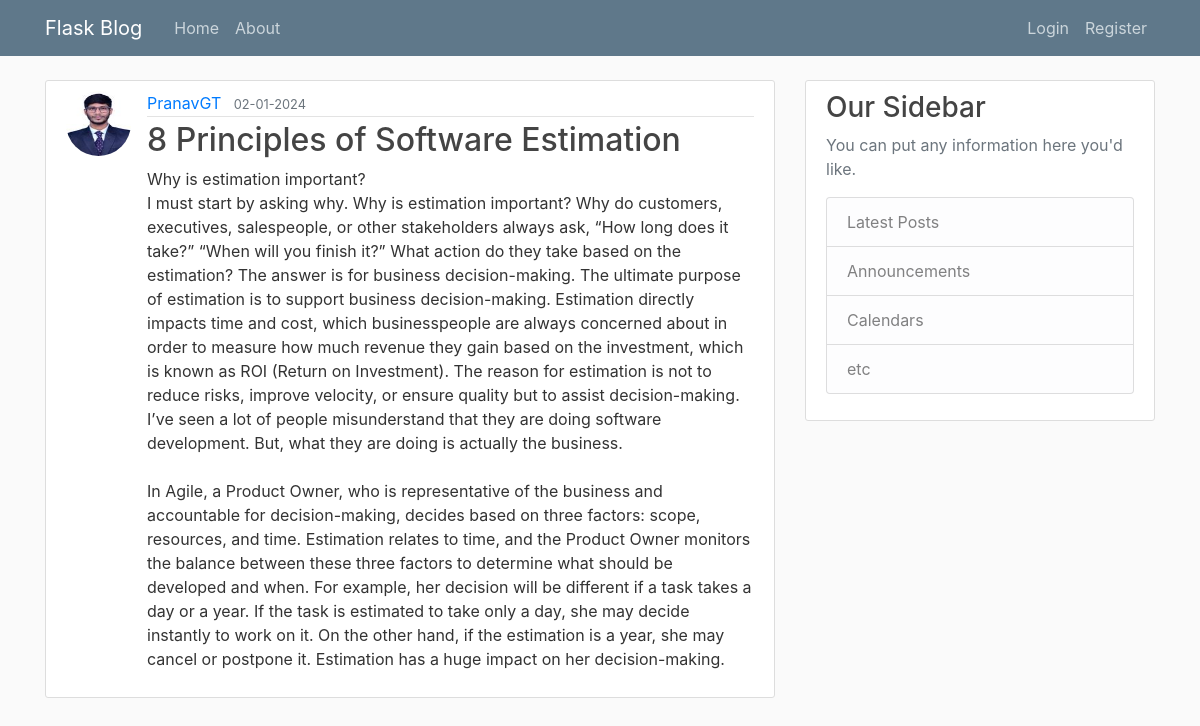
Page /post/10 on the earlier database version.
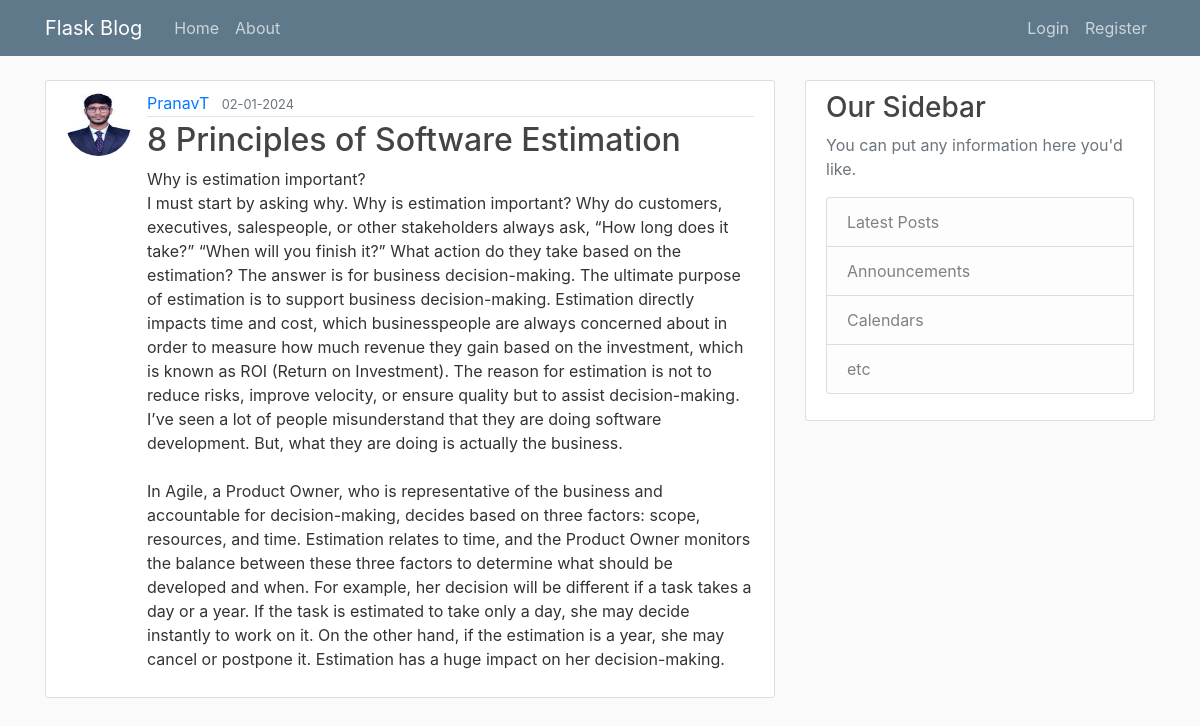
Same page on the later database version.
### flaskblog/models.py (models this page shows, shortened)
class User(db.Model, UserMixin):
    id = db.Column(db.Integer, primary_key = True)
    username = db.Column(db.String(20), unique = True, nullable = False )
    email = db.Column(db.String(120), unique = True, nullable = False )
    image_file = db.Column(db.String(20), nullable=False, default='default.jpg')
    password = db.Column(db.String(60), nullable=False)
    posts = db.relationship('Post', backref='author', lazy=True)

### flaskblog/posts/routes.py (the view)
@posts.route('/post/<int:post_id>')
def post(post_id):
    post = Post.query.get_or_404(post_id)
    return render_template('post.html', title = post.title, post=post)

### flaskblog/templates/post.html (shortened to what this page needs)
{% extends "layout.html" %}
{% block content %}
<article class="media content-section">
    <img src="{{ url_for('static', filename='profile_pics/' + post.author.image_file) }}"
        class="rounded-circle article-img">
    <div class="media-body">
        <div class="article-metadata">
            <a class="mr-2" href="{{ url_for('users.user_posts', username=post.author.username) }}">{{ post.author.username }}</a>
            <small class="text-muted">{{ post.date_posted.strftime('%d-%m-%Y') }}</small>
        </div>
        <h2 class="article-title">{{ post.title }}</h2>
        <p class="article-content">{{ post.content }}</p>
    </div>
</article>
{% endblock content %}

Differences in the rows shown:
changed User: author.username "PranavGT" → "PranavT"
